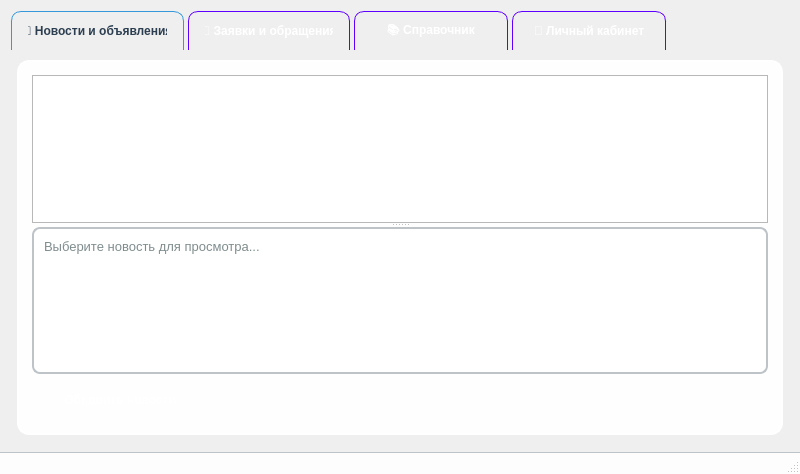
<?xml version="1.0" encoding="UTF-8"?>
<ui version="4.0">
 <class>MainWindow</class>
 <widget class="QMainWindow" name="MainWindow">
  <property name="geometry">
   <rect>
    <x>0</x>
    <y>0</y>
    <width>800</width>
    <height>474</height>
   </rect>
  </property>
  <property name="windowTitle">
   <string>DormHelper - Приложение для общежития</string>
  </property>
  <property name="styleSheet">
   <string notr="true">QMainWindow {
    background: qlineargradient(x1: 0, y1: 0, x2: 1, y2: 1,
        stop: 0 #667eea, stop: 0.5 #764ba2, stop: 1 #f093fb);
    font-family: &quot;Segoe UI&quot;, Arial, sans-serif;
}

QTabWidget::pane {
    border: 2px solid #ffffff;
    background: rgba(255, 255, 255, 0.92);
    border-radius: 12px;
    margin: 8px;
    padding: 4px;
}

QTabWidget::tab-bar {
    alignment: center;
}

QTabBar::tab {
    background: qlineargradient(x1: 0, y1: 0, x2: 0, y2: 1,
        stop: 0 #6a11cb, stop: 1 #2575fc);
    color: white;
    border: 1px solid #5d00ff;
    border-top-left-radius: 10px;
    border-top-right-radius: 10px;
    border-bottom: none;
    min-width: 120px;
    padding: 12px 16px;
    margin: 2px;
    font-weight: bold;
    font-size: 12px;
}

QTabBar::tab:selected {
    background: qlineargradient(x1: 0, y1: 0, x2: 0, y2: 1,
        stop: 0 #ffffff, stop: 1 #f8f9fa);
    color: #2c3e50;
    border-color: #3498db;
    font-weight: bold;
}

QTabBar::tab:hover {
    background: qlineargradient(x1: 0, y1: 0, x2: 0, y2: 1,
        stop: 0 #8e2de2, stop: 1 #4a00e0);
}

QLabel {
    color: #2c3e50;
    font-weight: bold;
    font-size: 12px;
    padding: 4px;
}

QPushButton {
    background: qlineargradient(x1: 0, y1: 0, x2: 0, y2: 1,
        stop: 0 #667eea, stop: 1 #764ba2);
    color: white;
    border: none;
    border-radius: 8px;
    padding: 10px 20px;
    font-weight: bold;
    font-size: 12px;
    min-height: 20px;
}

QPushButton:hover {
    background: qlineargradient(x1: 0, y1: 0, x2: 0, y2: 1,
        stop: 0 #764ba2, stop: 1 #667eea);
}

QPushButton:pressed {
    background: qlineargradient(x1: 0, y1: 0, x2: 0, y2: 1,
        stop: 0 #5a3d8a, stop: 1 #4a2c6d);
}

QGroupBox {
    background: rgba(255, 255, 255, 0.85);
    border: 2px solid #bdc3c7;
    border-radius: 10px;
    margin-top: 12px;
    padding-top: 12px;
    font-weight: bold;
    font-size: 13px;
    color: #2c3e50;
}

QGroupBox::title {
    subcontrol-origin: margin;
    subcontrol-position: top center;
    background: qlineargradient(x1: 0, y1: 0, x2: 0, y2: 1,
        stop: 0 #667eea, stop: 1 #764ba2);
    color: white;
    padding: 6px 16px;
    border-radius: 6px;
    margin-top: -8px;
}

QListWidget, QTableWidget, QTreeWidget, QTextBrowser, QTextEdit, QLineEdit {
    background: rgba(255, 255, 255, 0.95);
    border: 2px solid #bdc3c7;
    border-radius: 8px;
    padding: 6px;
    font-size: 12px;
    color: #2c3e50;
    selection-background-color: #3498db;
    selection-color: white;
}

QListWidget::item:hover, QTreeWidget::item:hover {
    background: #ecf0f1;
    border-radius: 4px;
}

QComboBox {
    background: rgba(255, 255, 255, 0.95);
    border: 2px solid #bdc3c7;
    border-radius: 6px;
    padding: 6px 12px;
    font-size: 12px;
    color: #2c3e50;
    min-width: 120px;
}

QComboBox::drop-down {
    border: none;
    width: 20px;
}

QComboBox::down-arrow {
    image: none;
    border-left: 5px solid transparent;
    border-right: 5px solid transparent;
    border-top: 5px solid #667eea;
    width: 0px;
    height: 0px;
}

QComboBox QAbstractItemView {
    background: white;
    border: 1px solid #bdc3c7;
    border-radius: 6px;
    selection-background-color: #3498db;
    font-size: 12px;
}

QHeaderView::section {
    background: qlineargradient(x1: 0, y1: 0, x2: 0, y2: 1,
        stop: 0 #667eea, stop: 1 #764ba2);
    color: white;
    font-weight: bold;
    padding: 8px;
    border: none;
}

QStatusBar {
    background: rgba(255, 255, 255, 0.9);
    color: #2c3e50;
    font-size: 11px;
    border-top: 1px solid #bdc3c7;
}</string>
  </property>
  <widget class="QWidget" name="centralwidget">
   <layout class="QVBoxLayout" name="verticalLayout">
    <item>
     <widget class="QTabWidget" name="tabWidget">
      <property name="currentIndex">
       <number>0</number>
      </property>
     <widget class="QWidget" name="news_tab">
    <attribute name="title">
        <string>📢 Новости и объявления</string>
    </attribute>
    <layout class="QVBoxLayout" name="verticalLayout_2">
        <item>
            <widget class="QSplitter" name="newsSplitter">
                <property name="orientation">
                    <enum>Qt::Vertical</enum>
                </property>
                <widget class="QListView" name="newsList">
                    <property name="sizePolicy">
                        <sizepolicy hsizetype="Expanding" vsizetype="Expanding">
                            <horstretch>0</horstretch>
                            <verstretch>1</verstretch>
                        </sizepolicy>
                    </property>
                </widget>
                <widget class="QTextBrowser" name="newsContent">
                    <property name="sizePolicy">
                        <sizepolicy hsizetype="Expanding" vsizetype="Expanding">
                            <horstretch>0</horstretch>
                            <verstretch>1</verstretch>
                        </sizepolicy>
                    </property>
                    <property name="maximumSize">
                        <size>
                            <width>16777215</width>
                            <height>200</height>
                        </size>
                    </property>
                    <property name="html">
                        <string>&lt;!DOCTYPE HTML PUBLIC &quot;-//W3C//DTD HTML 4.0//EN&quot; &quot;http://www.w3.org/TR/REC-html40/strict.dtd&quot;&gt;
&lt;html&gt;&lt;head&gt;&lt;meta name=&quot;qrichtext&quot; content=&quot;1&quot; /&gt;&lt;style type=&quot;text/css&quot;&gt;
p, li { white-space: pre-wrap; }
&lt;/style&gt;&lt;/head&gt;&lt;body style=&quot; font-family:'Segoe UI'; font-size:9pt; font-weight:400; font-style:normal;&quot;&gt;
&lt;p style=&quot; margin-top:0px; margin-bottom:0px; margin-left:0px; margin-right:0px; -qt-block-indent:0; text-indent:0px;&quot;&gt;&lt;span style=&quot; font-size:10pt; color:#7f8c8d;&quot;&gt;Выберите новость для просмотра...&lt;/span&gt;&lt;/p&gt;&lt;/body&gt;&lt;/html&gt;</string>
                    </property>
                </widget>
            </widget>
        </item>
        <item>
            <layout class="QHBoxLayout" name="horizontalLayout">
                <item>
                    <widget class="QPushButton" name="refreshNewsBtn">
                        <property name="text">
                            <string>🔄 Обновить новости</string>
                        </property>
                    </widget>
                </item>
                <item>
                    <spacer name="horizontalSpacer">
                        <property name="orientation">
                            <enum>Qt::Horizontal</enum>
                        </property>
                        <property name="sizeHint" stdset="0">
                            <size>
                                <width>40</width>
                                <height>20</height>
                            </size>
                        </property>
                    </spacer>
                </item>
            </layout>
        </item>
    </layout>
</widget>
      <widget class="QWidget" name="requests_tab">
       <attribute name="title">
        <string>🔧 Заявки и обращения</string>
       </attribute>
       <layout class="QVBoxLayout" name="verticalLayout_3">
        <item>
         <layout class="QFormLayout" name="formLayout">
          <item row="0" column="0">
           <widget class="QLabel" name="label">
            <property name="text">
             <string>Тип заявки:</string>
            </property>
           </widget>
          </item>
          <item row="0" column="1">
           <widget class="QComboBox" name="requestType">
            <item>
             <property name="text">
              <string>Ремонт в комнате</string>
             </property>
            </item>
            <item>
             <property name="text">
              <string>Сантехника</string>
             </property>
            </item>
            <item>
             <property name="text">
              <string>Электрика</string>
             </property>
            </item>
            <item>
             <property name="text">
              <string>Мебель</string>
             </property>
            </item>
            <item>
             <property name="text">
              <string>Уборка</string>
             </property>
            </item>
            <item>
             <property name="text">
              <string>Другое</string>
             </property>
            </item>
           </widget>
          </item>
          <item row="1" column="0">
           <widget class="QLabel" name="label_2">
            <property name="text">
             <string>Описание проблемы:</string>
            </property>
           </widget>
          </item>
          <item row="1" column="1">
           <widget class="QTextEdit" name="requestDescription"/>
          </item>
          <item row="2" column="0">
           <widget class="QLabel" name="label_3">
            <property name="text">
             <string>Комната:</string>
            </property>
           </widget>
          </item>
          <item row="2" column="1">
           <widget class="QLineEdit" name="roomNumber"/>
          </item>
         </layout>
        </item>
        <item>
         <widget class="QPushButton" name="submitRequestBtn">
          <property name="text">
           <string>📨 Отправить заявку</string>
          </property>
         </widget>
        </item>
        <item>
         <widget class="QGroupBox" name="groupBox">
          <property name="title">
           <string>📋 История моих заявок</string>
          </property>
          <layout class="QVBoxLayout" name="verticalLayout_4">
           <item>
            <widget class="QTableWidget" name="myRequestsTable">
             <column>
              <property name="text">
               <string>ID</string>
              </property>
             </column>
             <column>
              <property name="text">
               <string>Тип</string>
              </property>
             </column>
             <column>
              <property name="text">
               <string>Статус</string>
              </property>
             </column>
             <column>
              <property name="text">
               <string>Дата</string>
              </property>
             </column>
            </widget>
           </item>
          </layout>
         </widget>
        </item>
       </layout>
      </widget>
      <widget class="QWidget" name="handbook_tab">
       <attribute name="title">
        <string>📚 Справочник</string>
       </attribute>
       <layout class="QVBoxLayout" name="verticalLayout_5">
        <item>
         <widget class="QTreeWidget" name="handbookTree">
          <column>
           <property name="text">
            <string>Разделы</string>
           </property>
          </column>
         </widget>
        </item>
        <item>
         <widget class="QTextBrowser" name="handbookContent"/>
        </item>
       </layout>
      </widget>
      <widget class="QWidget" name="profile_tab">
       <attribute name="title">
        <string>👤 Личный кабинет</string>
       </attribute>
       <layout class="QVBoxLayout" name="verticalLayout_6">
        <item>
         <widget class="QGroupBox" name="studentInfoGroup">
          <property name="title">
           <string>🎓 Информация о студенте</string>
          </property>
          <layout class="QFormLayout" name="formLayout_2">
           <item row="0" column="0">
            <widget class="QLabel" name="label_4">
             <property name="text">
              <string>ФИО:</string>
             </property>
            </widget>
           </item>
           <item row="0" column="1">
            <widget class="QLineEdit" name="studentName"/>
           </item>
           <item row="1" column="0">
            <widget class="QLabel" name="label_5">
             <property name="text">
              <string>Комната:</string>
             </property>
            </widget>
           </item>
           <item row="1" column="1">
            <widget class="QLineEdit" name="studentRoom"/>
           </item>
           <item row="2" column="0">
            <widget class="QLabel" name="label_6">
             <property name="text">
              <string>Этаж:</string>
             </property>
            </widget>
           </item>
           <item row="2" column="1">
            <widget class="QLineEdit" name="studentFloor"/>
           </item>
          </layout>
         </widget>
        </item>
        <item>
         <widget class="QGroupBox" name="neighborsGroup">
          <property name="title">
           <string>👥 Соседи по комнате</string>
          </property>
          <layout class="QVBoxLayout" name="verticalLayout_7">
           <item>
            <widget class="QListWidget" name="neighborsList"/>
           </item>
          </layout>
         </widget>
        </item>
        <item>
         <spacer name="verticalSpacer">
          <property name="orientation">
           <enum>Qt::Vertical</enum>
          </property>
          <property name="sizeHint" stdset="0">
           <size>
            <width>20</width>
            <height>40</height>
           </size>
          </property>
         </spacer>
        </item>
       </layout>
      </widget>
     </widget>
    </item>
   </layout>
  </widget>
  <widget class="QStatusBar" name="statusbar">
   <property name="styleSheet">
    <string notr="true">color: #2c3e50; font-weight: bold;</string>
   </property>
  </widget>
 </widget>
 <resources/>
 <connections/>
</ui>
